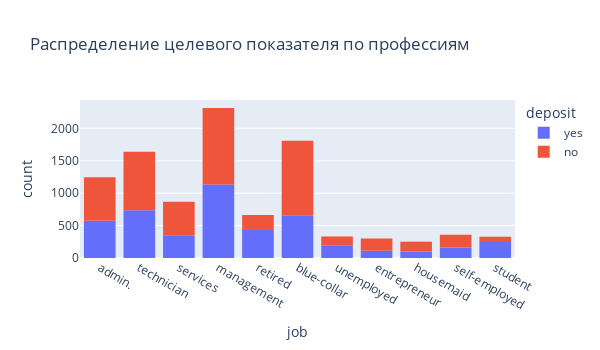

Notebook source saved alongside this figure:
### Code cell
# постройте визуализации для открывших и неоткрывших депозит в зависимости от вида профессиональной занятости
build_histogram(df_filtered, 'job', 'deposit', 'Распределение целевого показателя по профессиям')
df_filtered['job'].value_counts()

### Figure 1 — Plotly figure (JSON) as saved in the notebook; plotly's stock layout.template omitted (floating-point values rounded to 4 significant figures; data arrays with more than 128 entries replaced by an {"elided": "..."} marker saying what was removed)
{"data": [{"alignmentgroup": "True", "bingroup": "x", "hovertemplate": "deposit=yes<br>job=%{x}<br>count=%{y}<extra></extra>", "legendgroup": "yes", "marker": {"color": "#636efa", "pattern": {"shape": ""}}, "name": "yes", "nbinsx": 25, "offsetgroup": "yes", "orientation": "v", "showlegend": true, "type": "histogram", "x": {"elided": "4681 str values"}, "xaxis": "x", "yaxis": "y"}, {"alignmentgroup": "True", "bingroup": "x", "hovertemplate": "deposit=no<br>job=%{x}<br>count=%{y}<extra></extra>", "legendgroup": "no", "marker": {"color": "#EF553B", "pattern": {"shape": ""}}, "name": "no", "nbinsx": 25, "offsetgroup": "no", "orientation": "v", "showlegend": true, "type": "histogram", "x": {"elided": "5424 str values"}, "xaxis": "x", "yaxis": "y"}], "layout": {"barmode": "relative", "height": 350, "legend": {"title": {"text": "deposit"}, "tracegroupgap": 0}, "title": {"text": "Распределение целевого показателя по профессиям"}, "width": 600, "xaxis": {"anchor": "y", "domain": [0, 1], "title": {"text": "job"}}, "yaxis": {"anchor": "x", "domain": [0, 1], "title": {"text": "count"}}}}
